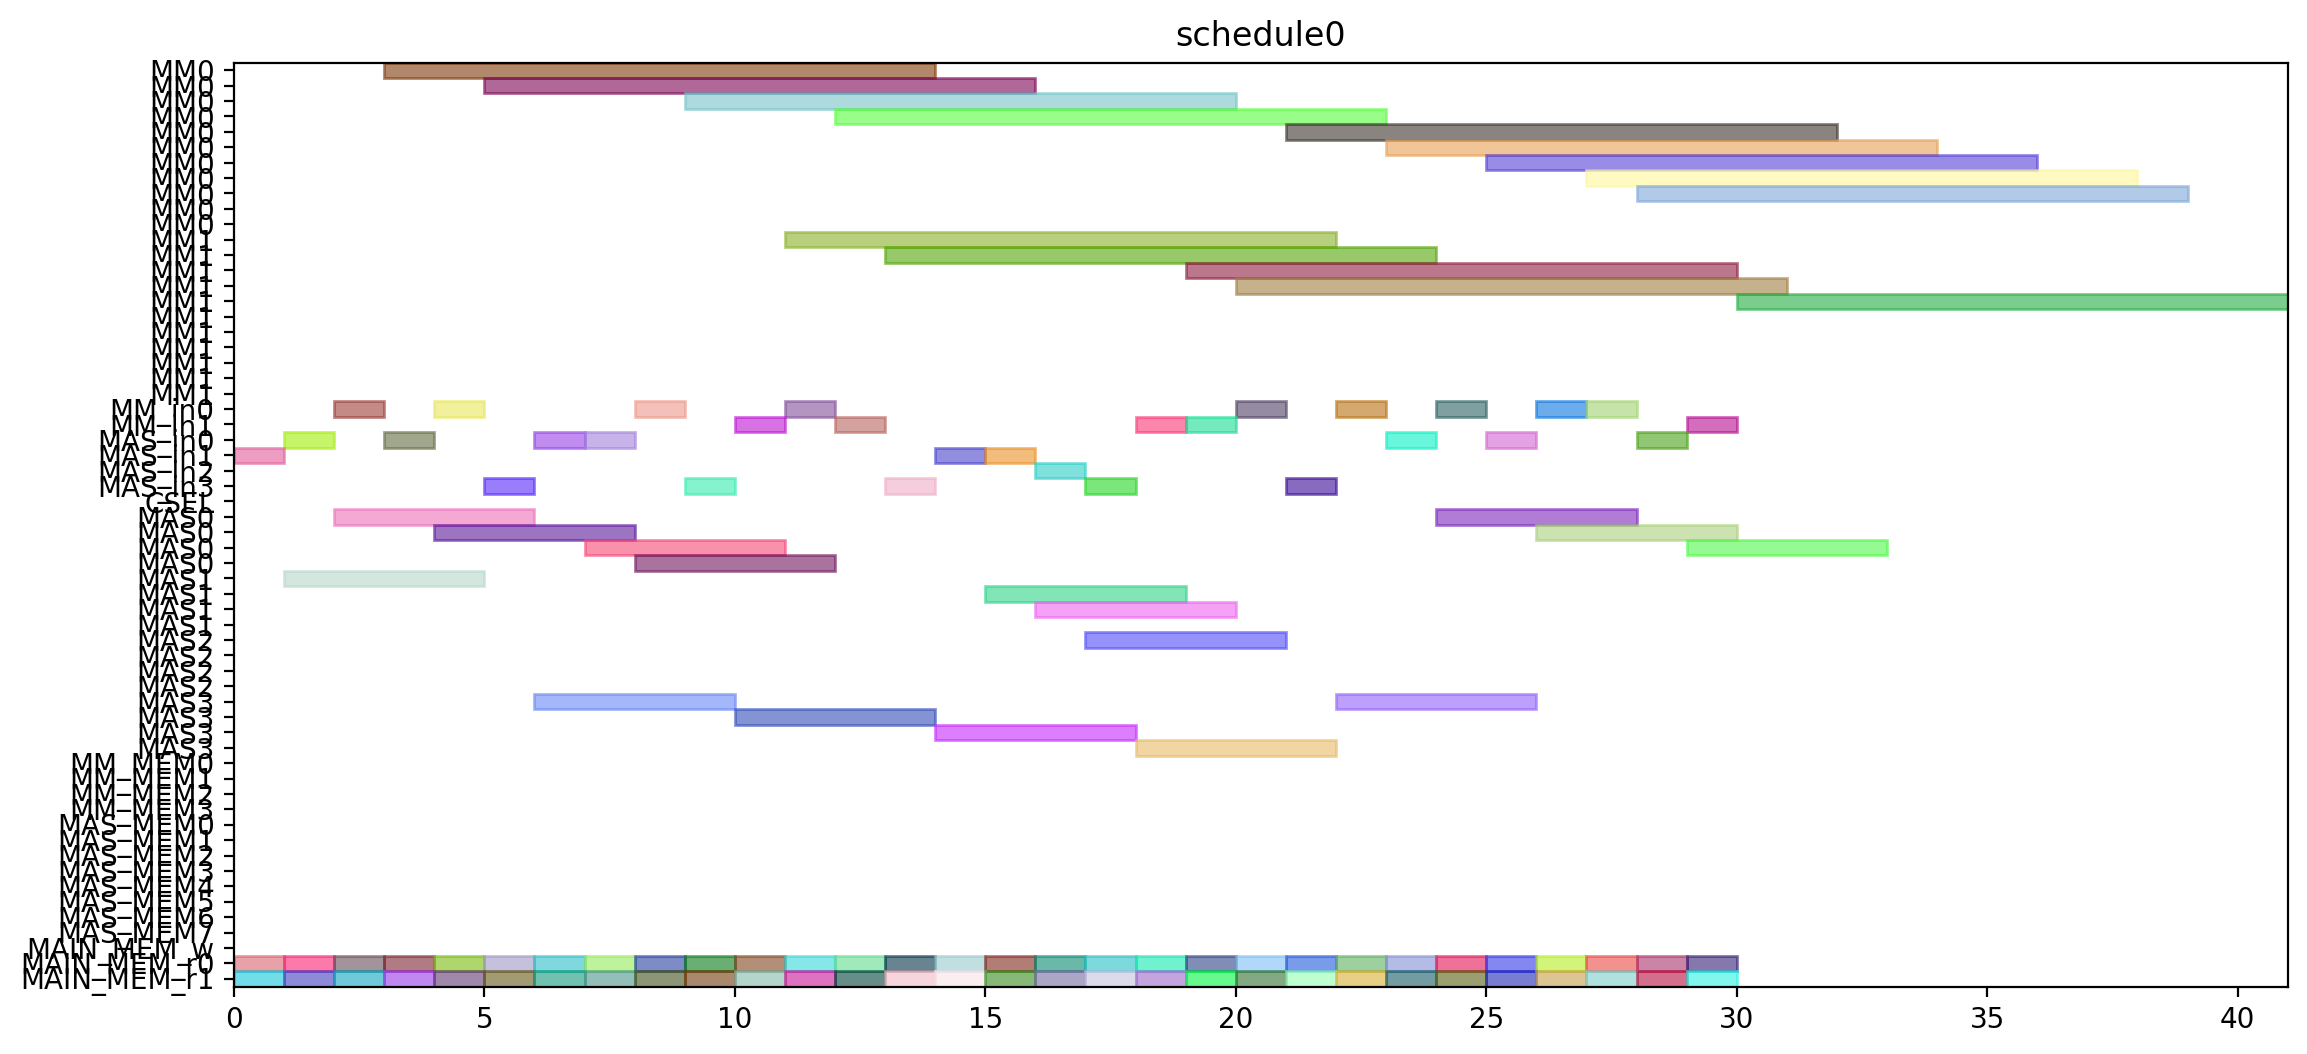

Reproduce this figure in Python.
from pyschedule import Scenario, solvers, plotters, alt


def solve():
	horizon = 120
	S = Scenario("schedule0", horizon=horizon)

	# resource
	MM = S.Resources('MM', num=2, size=11)
	MM_in = S.Resources('MM_in', num=2)
	MAS_in = S.Resources('MAS_in', num=4)
	CSEL = S.Resource('CSEL')
	MAS = S.Resources('MAS', num=4, size=4, periods=range(1, horizon))
	MM_MEM = S.Resources('MM_MEM', num=4)
	MAS_MEM = S.Resources('MAS_MEM', num=8)
	MAIN_MEM_w = S.Resource('MAIN_MEM_w', size=1)
	MAIN_MEM_r = S.Resources('MAIN_MEM_r', num=2)

	# result of previous scheduling

	# new tasks
	r1_t0 = S.Task('r1_t0', length=11, delay_cost=1)
	r1_t0 += alt(MM)
	r1_t0_in = S.Task('r1_t0_in', length=1, delay_cost=1)
	r1_t0_in += alt(MM_in)
	S += r1_t0_in*MM_in[0]<=r1_t0*MM[0]
	S += r1_t0_in*MM_in[1]<=r1_t0*MM[1]
	r1_t0_mem0 = S.Task('r1_t0_mem0', length=1, delay_cost=1)
	r1_t0_mem0 += MAIN_MEM_r[0]
	S += r1_t0_mem0 <= r1_t0

	r1_t0_mem1 = S.Task('r1_t0_mem1', length=1, delay_cost=1)
	r1_t0_mem1 += MAIN_MEM_r[1]
	S += r1_t0_mem1 <= r1_t0

	r1_t1 = S.Task('r1_t1', length=11, delay_cost=1)
	r1_t1 += alt(MM)
	r1_t1_in = S.Task('r1_t1_in', length=1, delay_cost=1)
	r1_t1_in += alt(MM_in)
	S += r1_t1_in*MM_in[0]<=r1_t1*MM[0]
	S += r1_t1_in*MM_in[1]<=r1_t1*MM[1]
	r1_t1_mem0 = S.Task('r1_t1_mem0', length=1, delay_cost=1)
	r1_t1_mem0 += MAIN_MEM_r[0]
	S += r1_t1_mem0 <= r1_t1

	r1_t1_mem1 = S.Task('r1_t1_mem1', length=1, delay_cost=1)
	r1_t1_mem1 += MAIN_MEM_r[1]
	S += r1_t1_mem1 <= r1_t1

	r1_t2 = S.Task('r1_t2', length=4, delay_cost=1)
	r1_t2 += alt(MAS)
	r1_t2_in = S.Task('r1_t2_in', length=1, delay_cost=1)
	r1_t2_in += alt(MAS_in)
	S += r1_t2_in*MAS_in[0]<=r1_t2*MAS[0]

	S += r1_t2_in*MAS_in[1]<=r1_t2*MAS[1]

	S += r1_t2_in*MAS_in[2]<=r1_t2*MAS[2]

	S += r1_t2_in*MAS_in[3]<=r1_t2*MAS[3]

	r1_t2_mem0 = S.Task('r1_t2_mem0', length=1, delay_cost=1)
	r1_t2_mem0 += MAIN_MEM_r[0]
	S += r1_t2_mem0 <= r1_t2

	r1_t2_mem1 = S.Task('r1_t2_mem1', length=1, delay_cost=1)
	r1_t2_mem1 += MAIN_MEM_r[1]
	S += r1_t2_mem1 <= r1_t2

	r1_t3 = S.Task('r1_t3', length=4, delay_cost=1)
	r1_t3 += alt(MAS)
	r1_t3_in = S.Task('r1_t3_in', length=1, delay_cost=1)
	r1_t3_in += alt(MAS_in)
	S += r1_t3_in*MAS_in[0]<=r1_t3*MAS[0]

	S += r1_t3_in*MAS_in[1]<=r1_t3*MAS[1]

	S += r1_t3_in*MAS_in[2]<=r1_t3*MAS[2]

	S += r1_t3_in*MAS_in[3]<=r1_t3*MAS[3]

	r1_t3_mem0 = S.Task('r1_t3_mem0', length=1, delay_cost=1)
	r1_t3_mem0 += MAIN_MEM_r[0]
	S += r1_t3_mem0 <= r1_t3

	r1_t3_mem1 = S.Task('r1_t3_mem1', length=1, delay_cost=1)
	r1_t3_mem1 += MAIN_MEM_r[1]
	S += r1_t3_mem1 <= r1_t3

	r3_t0 = S.Task('r3_t0', length=11, delay_cost=1)
	r3_t0 += alt(MM)
	r3_t0_in = S.Task('r3_t0_in', length=1, delay_cost=1)
	r3_t0_in += alt(MM_in)
	S += r3_t0_in*MM_in[0]<=r3_t0*MM[0]
	S += r3_t0_in*MM_in[1]<=r3_t0*MM[1]
	r3_t0_mem0 = S.Task('r3_t0_mem0', length=1, delay_cost=1)
	r3_t0_mem0 += MAIN_MEM_r[0]
	S += r3_t0_mem0 <= r3_t0

	r3_t0_mem1 = S.Task('r3_t0_mem1', length=1, delay_cost=1)
	r3_t0_mem1 += MAIN_MEM_r[1]
	S += r3_t0_mem1 <= r3_t0

	r3_t1 = S.Task('r3_t1', length=11, delay_cost=1)
	r3_t1 += alt(MM)
	r3_t1_in = S.Task('r3_t1_in', length=1, delay_cost=1)
	r3_t1_in += alt(MM_in)
	S += r3_t1_in*MM_in[0]<=r3_t1*MM[0]
	S += r3_t1_in*MM_in[1]<=r3_t1*MM[1]
	r3_t1_mem0 = S.Task('r3_t1_mem0', length=1, delay_cost=1)
	r3_t1_mem0 += MAIN_MEM_r[0]
	S += r3_t1_mem0 <= r3_t1

	r3_t1_mem1 = S.Task('r3_t1_mem1', length=1, delay_cost=1)
	r3_t1_mem1 += MAIN_MEM_r[1]
	S += r3_t1_mem1 <= r3_t1

	r3_t2 = S.Task('r3_t2', length=4, delay_cost=1)
	r3_t2 += alt(MAS)
	r3_t2_in = S.Task('r3_t2_in', length=1, delay_cost=1)
	r3_t2_in += alt(MAS_in)
	S += r3_t2_in*MAS_in[0]<=r3_t2*MAS[0]

	S += r3_t2_in*MAS_in[1]<=r3_t2*MAS[1]

	S += r3_t2_in*MAS_in[2]<=r3_t2*MAS[2]

	S += r3_t2_in*MAS_in[3]<=r3_t2*MAS[3]

	r3_t2_mem0 = S.Task('r3_t2_mem0', length=1, delay_cost=1)
	r3_t2_mem0 += MAIN_MEM_r[0]
	S += r3_t2_mem0 <= r3_t2

	r3_t2_mem1 = S.Task('r3_t2_mem1', length=1, delay_cost=1)
	r3_t2_mem1 += MAIN_MEM_r[1]
	S += r3_t2_mem1 <= r3_t2

	r3_t3 = S.Task('r3_t3', length=4, delay_cost=1)
	r3_t3 += alt(MAS)
	r3_t3_in = S.Task('r3_t3_in', length=1, delay_cost=1)
	r3_t3_in += alt(MAS_in)
	S += r3_t3_in*MAS_in[0]<=r3_t3*MAS[0]

	S += r3_t3_in*MAS_in[1]<=r3_t3*MAS[1]

	S += r3_t3_in*MAS_in[2]<=r3_t3*MAS[2]

	S += r3_t3_in*MAS_in[3]<=r3_t3*MAS[3]

	r3_t3_mem0 = S.Task('r3_t3_mem0', length=1, delay_cost=1)
	r3_t3_mem0 += MAIN_MEM_r[0]
	S += r3_t3_mem0 <= r3_t3

	r3_t3_mem1 = S.Task('r3_t3_mem1', length=1, delay_cost=1)
	r3_t3_mem1 += MAIN_MEM_r[1]
	S += r3_t3_mem1 <= r3_t3

	r4_t0 = S.Task('r4_t0', length=11, delay_cost=1)
	r4_t0 += alt(MM)
	r4_t0_in = S.Task('r4_t0_in', length=1, delay_cost=1)
	r4_t0_in += alt(MM_in)
	S += r4_t0_in*MM_in[0]<=r4_t0*MM[0]
	S += r4_t0_in*MM_in[1]<=r4_t0*MM[1]
	r4_t0_mem0 = S.Task('r4_t0_mem0', length=1, delay_cost=1)
	r4_t0_mem0 += MAIN_MEM_r[0]
	S += r4_t0_mem0 <= r4_t0

	r4_t0_mem1 = S.Task('r4_t0_mem1', length=1, delay_cost=1)
	r4_t0_mem1 += MAIN_MEM_r[1]
	S += r4_t0_mem1 <= r4_t0

	r4_t1 = S.Task('r4_t1', length=11, delay_cost=1)
	r4_t1 += alt(MM)
	r4_t1_in = S.Task('r4_t1_in', length=1, delay_cost=1)
	r4_t1_in += alt(MM_in)
	S += r4_t1_in*MM_in[0]<=r4_t1*MM[0]
	S += r4_t1_in*MM_in[1]<=r4_t1*MM[1]
	r4_t1_mem0 = S.Task('r4_t1_mem0', length=1, delay_cost=1)
	r4_t1_mem0 += MAIN_MEM_r[0]
	S += r4_t1_mem0 <= r4_t1

	r4_t1_mem1 = S.Task('r4_t1_mem1', length=1, delay_cost=1)
	r4_t1_mem1 += MAIN_MEM_r[1]
	S += r4_t1_mem1 <= r4_t1

	r4_t2 = S.Task('r4_t2', length=4, delay_cost=1)
	r4_t2 += alt(MAS)
	r4_t2_in = S.Task('r4_t2_in', length=1, delay_cost=1)
	r4_t2_in += alt(MAS_in)
	S += r4_t2_in*MAS_in[0]<=r4_t2*MAS[0]

	S += r4_t2_in*MAS_in[1]<=r4_t2*MAS[1]

	S += r4_t2_in*MAS_in[2]<=r4_t2*MAS[2]

	S += r4_t2_in*MAS_in[3]<=r4_t2*MAS[3]

	r4_t2_mem0 = S.Task('r4_t2_mem0', length=1, delay_cost=1)
	r4_t2_mem0 += MAIN_MEM_r[0]
	S += r4_t2_mem0 <= r4_t2

	r4_t2_mem1 = S.Task('r4_t2_mem1', length=1, delay_cost=1)
	r4_t2_mem1 += MAIN_MEM_r[1]
	S += r4_t2_mem1 <= r4_t2

	r4_t3 = S.Task('r4_t3', length=4, delay_cost=1)
	r4_t3 += alt(MAS)
	r4_t3_in = S.Task('r4_t3_in', length=1, delay_cost=1)
	r4_t3_in += alt(MAS_in)
	S += r4_t3_in*MAS_in[0]<=r4_t3*MAS[0]

	S += r4_t3_in*MAS_in[1]<=r4_t3*MAS[1]

	S += r4_t3_in*MAS_in[2]<=r4_t3*MAS[2]

	S += r4_t3_in*MAS_in[3]<=r4_t3*MAS[3]

	r4_t3_mem0 = S.Task('r4_t3_mem0', length=1, delay_cost=1)
	r4_t3_mem0 += MAIN_MEM_r[0]
	S += r4_t3_mem0 <= r4_t3

	r4_t3_mem1 = S.Task('r4_t3_mem1', length=1, delay_cost=1)
	r4_t3_mem1 += MAIN_MEM_r[1]
	S += r4_t3_mem1 <= r4_t3

	r5_t0 = S.Task('r5_t0', length=11, delay_cost=1)
	r5_t0 += alt(MM)
	r5_t0_in = S.Task('r5_t0_in', length=1, delay_cost=1)
	r5_t0_in += alt(MM_in)
	S += r5_t0_in*MM_in[0]<=r5_t0*MM[0]
	S += r5_t0_in*MM_in[1]<=r5_t0*MM[1]
	r5_t0_mem0 = S.Task('r5_t0_mem0', length=1, delay_cost=1)
	r5_t0_mem0 += MAIN_MEM_r[0]
	S += r5_t0_mem0 <= r5_t0

	r5_t0_mem1 = S.Task('r5_t0_mem1', length=1, delay_cost=1)
	r5_t0_mem1 += MAIN_MEM_r[1]
	S += r5_t0_mem1 <= r5_t0

	r5_t1 = S.Task('r5_t1', length=11, delay_cost=1)
	r5_t1 += alt(MM)
	r5_t1_in = S.Task('r5_t1_in', length=1, delay_cost=1)
	r5_t1_in += alt(MM_in)
	S += r5_t1_in*MM_in[0]<=r5_t1*MM[0]
	S += r5_t1_in*MM_in[1]<=r5_t1*MM[1]
	r5_t1_mem0 = S.Task('r5_t1_mem0', length=1, delay_cost=1)
	r5_t1_mem0 += MAIN_MEM_r[0]
	S += r5_t1_mem0 <= r5_t1

	r5_t1_mem1 = S.Task('r5_t1_mem1', length=1, delay_cost=1)
	r5_t1_mem1 += MAIN_MEM_r[1]
	S += r5_t1_mem1 <= r5_t1

	r5_t2 = S.Task('r5_t2', length=4, delay_cost=1)
	r5_t2 += alt(MAS)
	r5_t2_in = S.Task('r5_t2_in', length=1, delay_cost=1)
	r5_t2_in += alt(MAS_in)
	S += r5_t2_in*MAS_in[0]<=r5_t2*MAS[0]

	S += r5_t2_in*MAS_in[1]<=r5_t2*MAS[1]

	S += r5_t2_in*MAS_in[2]<=r5_t2*MAS[2]

	S += r5_t2_in*MAS_in[3]<=r5_t2*MAS[3]

	r5_t2_mem0 = S.Task('r5_t2_mem0', length=1, delay_cost=1)
	r5_t2_mem0 += MAIN_MEM_r[0]
	S += r5_t2_mem0 <= r5_t2

	r5_t2_mem1 = S.Task('r5_t2_mem1', length=1, delay_cost=1)
	r5_t2_mem1 += MAIN_MEM_r[1]
	S += r5_t2_mem1 <= r5_t2

	r5_t3 = S.Task('r5_t3', length=4, delay_cost=1)
	r5_t3 += alt(MAS)
	r5_t3_in = S.Task('r5_t3_in', length=1, delay_cost=1)
	r5_t3_in += alt(MAS_in)
	S += r5_t3_in*MAS_in[0]<=r5_t3*MAS[0]

	S += r5_t3_in*MAS_in[1]<=r5_t3*MAS[1]

	S += r5_t3_in*MAS_in[2]<=r5_t3*MAS[2]

	S += r5_t3_in*MAS_in[3]<=r5_t3*MAS[3]

	r5_t3_mem0 = S.Task('r5_t3_mem0', length=1, delay_cost=1)
	r5_t3_mem0 += MAIN_MEM_r[0]
	S += r5_t3_mem0 <= r5_t3

	r5_t3_mem1 = S.Task('r5_t3_mem1', length=1, delay_cost=1)
	r5_t3_mem1 += MAIN_MEM_r[1]
	S += r5_t3_mem1 <= r5_t3

	r6_t0 = S.Task('r6_t0', length=11, delay_cost=1)
	r6_t0 += alt(MM)
	r6_t0_in = S.Task('r6_t0_in', length=1, delay_cost=1)
	r6_t0_in += alt(MM_in)
	S += r6_t0_in*MM_in[0]<=r6_t0*MM[0]
	S += r6_t0_in*MM_in[1]<=r6_t0*MM[1]
	r6_t0_mem0 = S.Task('r6_t0_mem0', length=1, delay_cost=1)
	r6_t0_mem0 += MAIN_MEM_r[0]
	S += r6_t0_mem0 <= r6_t0

	r6_t0_mem1 = S.Task('r6_t0_mem1', length=1, delay_cost=1)
	r6_t0_mem1 += MAIN_MEM_r[1]
	S += r6_t0_mem1 <= r6_t0

	r6_t1 = S.Task('r6_t1', length=11, delay_cost=1)
	r6_t1 += alt(MM)
	r6_t1_in = S.Task('r6_t1_in', length=1, delay_cost=1)
	r6_t1_in += alt(MM_in)
	S += r6_t1_in*MM_in[0]<=r6_t1*MM[0]
	S += r6_t1_in*MM_in[1]<=r6_t1*MM[1]
	r6_t1_mem0 = S.Task('r6_t1_mem0', length=1, delay_cost=1)
	r6_t1_mem0 += MAIN_MEM_r[0]
	S += r6_t1_mem0 <= r6_t1

	r6_t1_mem1 = S.Task('r6_t1_mem1', length=1, delay_cost=1)
	r6_t1_mem1 += MAIN_MEM_r[1]
	S += r6_t1_mem1 <= r6_t1

	r6_t2 = S.Task('r6_t2', length=4, delay_cost=1)
	r6_t2 += alt(MAS)
	r6_t2_in = S.Task('r6_t2_in', length=1, delay_cost=1)
	r6_t2_in += alt(MAS_in)
	S += r6_t2_in*MAS_in[0]<=r6_t2*MAS[0]

	S += r6_t2_in*MAS_in[1]<=r6_t2*MAS[1]

	S += r6_t2_in*MAS_in[2]<=r6_t2*MAS[2]

	S += r6_t2_in*MAS_in[3]<=r6_t2*MAS[3]

	r6_t2_mem0 = S.Task('r6_t2_mem0', length=1, delay_cost=1)
	r6_t2_mem0 += MAIN_MEM_r[0]
	S += r6_t2_mem0 <= r6_t2

	r6_t2_mem1 = S.Task('r6_t2_mem1', length=1, delay_cost=1)
	r6_t2_mem1 += MAIN_MEM_r[1]
	S += r6_t2_mem1 <= r6_t2

	r6_t3 = S.Task('r6_t3', length=4, delay_cost=1)
	r6_t3 += alt(MAS)
	r6_t3_in = S.Task('r6_t3_in', length=1, delay_cost=1)
	r6_t3_in += alt(MAS_in)
	S += r6_t3_in*MAS_in[0]<=r6_t3*MAS[0]

	S += r6_t3_in*MAS_in[1]<=r6_t3*MAS[1]

	S += r6_t3_in*MAS_in[2]<=r6_t3*MAS[2]

	S += r6_t3_in*MAS_in[3]<=r6_t3*MAS[3]

	r6_t3_mem0 = S.Task('r6_t3_mem0', length=1, delay_cost=1)
	r6_t3_mem0 += MAIN_MEM_r[0]
	S += r6_t3_mem0 <= r6_t3

	r6_t3_mem1 = S.Task('r6_t3_mem1', length=1, delay_cost=1)
	r6_t3_mem1 += MAIN_MEM_r[1]
	S += r6_t3_mem1 <= r6_t3

	r9_t2 = S.Task('r9_t2', length=4, delay_cost=1)
	r9_t2 += alt(MAS)
	r9_t2_in = S.Task('r9_t2_in', length=1, delay_cost=1)
	r9_t2_in += alt(MAS_in)
	S += r9_t2_in*MAS_in[0]<=r9_t2*MAS[0]

	S += r9_t2_in*MAS_in[1]<=r9_t2*MAS[1]

	S += r9_t2_in*MAS_in[2]<=r9_t2*MAS[2]

	S += r9_t2_in*MAS_in[3]<=r9_t2*MAS[3]

	r9_t2_mem0 = S.Task('r9_t2_mem0', length=1, delay_cost=1)
	r9_t2_mem0 += MAIN_MEM_r[0]
	S += r9_t2_mem0 <= r9_t2

	r9_t2_mem1 = S.Task('r9_t2_mem1', length=1, delay_cost=1)
	r9_t2_mem1 += MAIN_MEM_r[1]
	S += r9_t2_mem1 <= r9_t2

	r12_t0 = S.Task('r12_t0', length=11, delay_cost=1)
	r12_t0 += alt(MM)
	r12_t0_in = S.Task('r12_t0_in', length=1, delay_cost=1)
	r12_t0_in += alt(MM_in)
	S += r12_t0_in*MM_in[0]<=r12_t0*MM[0]
	S += r12_t0_in*MM_in[1]<=r12_t0*MM[1]
	r12_t0_mem0 = S.Task('r12_t0_mem0', length=1, delay_cost=1)
	r12_t0_mem0 += MAIN_MEM_r[0]
	S += r12_t0_mem0 <= r12_t0

	r12_t0_mem1 = S.Task('r12_t0_mem1', length=1, delay_cost=1)
	r12_t0_mem1 += MAIN_MEM_r[1]
	S += r12_t0_mem1 <= r12_t0

	r12_t1 = S.Task('r12_t1', length=11, delay_cost=1)
	r12_t1 += alt(MM)
	r12_t1_in = S.Task('r12_t1_in', length=1, delay_cost=1)
	r12_t1_in += alt(MM_in)
	S += r12_t1_in*MM_in[0]<=r12_t1*MM[0]
	S += r12_t1_in*MM_in[1]<=r12_t1*MM[1]
	r12_t1_mem0 = S.Task('r12_t1_mem0', length=1, delay_cost=1)
	r12_t1_mem0 += MAIN_MEM_r[0]
	S += r12_t1_mem0 <= r12_t1

	r12_t1_mem1 = S.Task('r12_t1_mem1', length=1, delay_cost=1)
	r12_t1_mem1 += MAIN_MEM_r[1]
	S += r12_t1_mem1 <= r12_t1

	r12_t2 = S.Task('r12_t2', length=4, delay_cost=1)
	r12_t2 += alt(MAS)
	r12_t2_in = S.Task('r12_t2_in', length=1, delay_cost=1)
	r12_t2_in += alt(MAS_in)
	S += r12_t2_in*MAS_in[0]<=r12_t2*MAS[0]

	S += r12_t2_in*MAS_in[1]<=r12_t2*MAS[1]

	S += r12_t2_in*MAS_in[2]<=r12_t2*MAS[2]

	S += r12_t2_in*MAS_in[3]<=r12_t2*MAS[3]

	r12_t2_mem0 = S.Task('r12_t2_mem0', length=1, delay_cost=1)
	r12_t2_mem0 += MAIN_MEM_r[0]
	S += r12_t2_mem0 <= r12_t2

	r12_t2_mem1 = S.Task('r12_t2_mem1', length=1, delay_cost=1)
	r12_t2_mem1 += MAIN_MEM_r[1]
	S += r12_t2_mem1 <= r12_t2

	r12_t3 = S.Task('r12_t3', length=4, delay_cost=1)
	r12_t3 += alt(MAS)
	r12_t3_in = S.Task('r12_t3_in', length=1, delay_cost=1)
	r12_t3_in += alt(MAS_in)
	S += r12_t3_in*MAS_in[0]<=r12_t3*MAS[0]

	S += r12_t3_in*MAS_in[1]<=r12_t3*MAS[1]

	S += r12_t3_in*MAS_in[2]<=r12_t3*MAS[2]

	S += r12_t3_in*MAS_in[3]<=r12_t3*MAS[3]

	r12_t3_mem0 = S.Task('r12_t3_mem0', length=1, delay_cost=1)
	r12_t3_mem0 += MAIN_MEM_r[0]
	S += r12_t3_mem0 <= r12_t3

	r12_t3_mem1 = S.Task('r12_t3_mem1', length=1, delay_cost=1)
	r12_t3_mem1 += MAIN_MEM_r[1]
	S += r12_t3_mem1 <= r12_t3

	r13_t0 = S.Task('r13_t0', length=11, delay_cost=1)
	r13_t0 += alt(MM)
	r13_t0_in = S.Task('r13_t0_in', length=1, delay_cost=1)
	r13_t0_in += alt(MM_in)
	S += r13_t0_in*MM_in[0]<=r13_t0*MM[0]
	S += r13_t0_in*MM_in[1]<=r13_t0*MM[1]
	r13_t0_mem0 = S.Task('r13_t0_mem0', length=1, delay_cost=1)
	r13_t0_mem0 += MAIN_MEM_r[0]
	S += r13_t0_mem0 <= r13_t0

	r13_t0_mem1 = S.Task('r13_t0_mem1', length=1, delay_cost=1)
	r13_t0_mem1 += MAIN_MEM_r[1]
	S += r13_t0_mem1 <= r13_t0

	r13_t1 = S.Task('r13_t1', length=11, delay_cost=1)
	r13_t1 += alt(MM)
	r13_t1_in = S.Task('r13_t1_in', length=1, delay_cost=1)
	r13_t1_in += alt(MM_in)
	S += r13_t1_in*MM_in[0]<=r13_t1*MM[0]
	S += r13_t1_in*MM_in[1]<=r13_t1*MM[1]
	r13_t1_mem0 = S.Task('r13_t1_mem0', length=1, delay_cost=1)
	r13_t1_mem0 += MAIN_MEM_r[0]
	S += r13_t1_mem0 <= r13_t1

	r13_t1_mem1 = S.Task('r13_t1_mem1', length=1, delay_cost=1)
	r13_t1_mem1 += MAIN_MEM_r[1]
	S += r13_t1_mem1 <= r13_t1

	r13_t2 = S.Task('r13_t2', length=4, delay_cost=1)
	r13_t2 += alt(MAS)
	r13_t2_in = S.Task('r13_t2_in', length=1, delay_cost=1)
	r13_t2_in += alt(MAS_in)
	S += r13_t2_in*MAS_in[0]<=r13_t2*MAS[0]

	S += r13_t2_in*MAS_in[1]<=r13_t2*MAS[1]

	S += r13_t2_in*MAS_in[2]<=r13_t2*MAS[2]

	S += r13_t2_in*MAS_in[3]<=r13_t2*MAS[3]

	r13_t2_mem0 = S.Task('r13_t2_mem0', length=1, delay_cost=1)
	r13_t2_mem0 += MAIN_MEM_r[0]
	S += r13_t2_mem0 <= r13_t2

	r13_t2_mem1 = S.Task('r13_t2_mem1', length=1, delay_cost=1)
	r13_t2_mem1 += MAIN_MEM_r[1]
	S += r13_t2_mem1 <= r13_t2

	r13_t3 = S.Task('r13_t3', length=4, delay_cost=1)
	r13_t3 += alt(MAS)
	r13_t3_in = S.Task('r13_t3_in', length=1, delay_cost=1)
	r13_t3_in += alt(MAS_in)
	S += r13_t3_in*MAS_in[0]<=r13_t3*MAS[0]

	S += r13_t3_in*MAS_in[1]<=r13_t3*MAS[1]

	S += r13_t3_in*MAS_in[2]<=r13_t3*MAS[2]

	S += r13_t3_in*MAS_in[3]<=r13_t3*MAS[3]

	r13_t3_mem0 = S.Task('r13_t3_mem0', length=1, delay_cost=1)
	r13_t3_mem0 += MAIN_MEM_r[0]
	S += r13_t3_mem0 <= r13_t3

	r13_t3_mem1 = S.Task('r13_t3_mem1', length=1, delay_cost=1)
	r13_t3_mem1 += MAIN_MEM_r[1]
	S += r13_t3_mem1 <= r13_t3

	r16_t3 = S.Task('r16_t3', length=4, delay_cost=1)
	r16_t3 += alt(MAS)
	r16_t3_in = S.Task('r16_t3_in', length=1, delay_cost=1)
	r16_t3_in += alt(MAS_in)
	S += r16_t3_in*MAS_in[0]<=r16_t3*MAS[0]

	S += r16_t3_in*MAS_in[1]<=r16_t3*MAS[1]

	S += r16_t3_in*MAS_in[2]<=r16_t3*MAS[2]

	S += r16_t3_in*MAS_in[3]<=r16_t3*MAS[3]

	r16_t3_mem0 = S.Task('r16_t3_mem0', length=1, delay_cost=1)
	r16_t3_mem0 += MAIN_MEM_r[0]
	S += r16_t3_mem0 <= r16_t3

	r16_t3_mem1 = S.Task('r16_t3_mem1', length=1, delay_cost=1)
	r16_t3_mem1 += MAIN_MEM_r[1]
	S += r16_t3_mem1 <= r16_t3

	solvers.mip.solve(S,msg=1,kind='CPLEX',ratio_gap=1.01)

	solution = [['hoge']*len(S.solution()[1]) for i in range(len(S.solution()))]
	for i in range(len(S.solution())):
		for j in range(len(S.solution()[i])):
			solution[i][j]=str(S.solution()[i][j])
	print(solution)

	cycles = int(solution[-1][3])

	pic_file_name = "/mnt/rose/usr1/fukuda/ABE/multiRAM_multiMAS_16mux/scheduling_result/stage11MM2_stage4MAS4/EP2_YRECOVER/schedule0.png"
	if(S.solution() != []):
		plotters.matplotlib.plot(S,img_filename=pic_file_name, show_task_labels=False, fig_size=(cycles*0.25+3, 6))

	return solution
